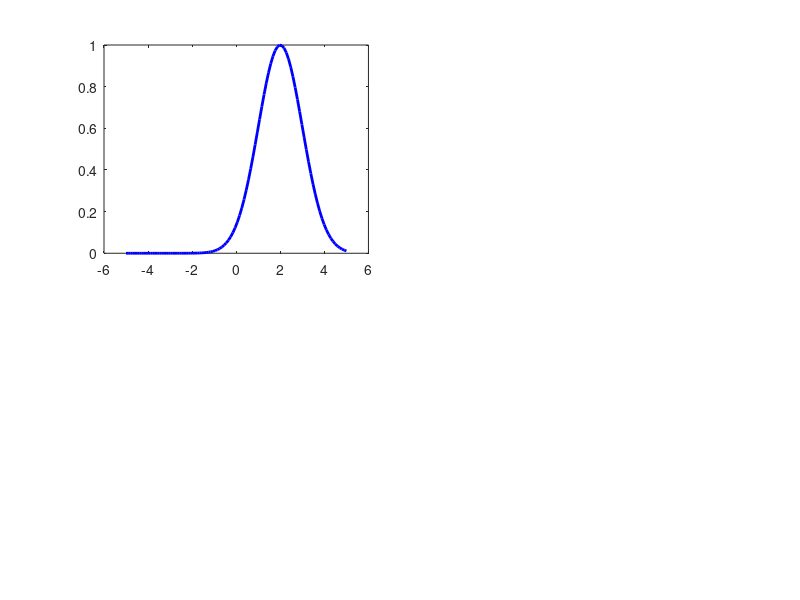

This figure's MATLAB source: (Note: this script raises an error after producing the figure.)
%% REINFORCE Algorithm Demo - 1D Continuous Control
% This demo shows how policy gradient methods work using REINFORCE
% on a simple 1D problem where the agent must find the peak of a Gaussian reward

clear; close all; clc;

%% Problem Setup
% Environment: 1D continuous state space [-5, 5]
% Action: 1D continuous action that moves the agent
% Reward: Gaussian centered at state = 2.0 with std = 1.0
% Goal: Learn a policy that navigates to the peak reward

% Environment parameters
state_min = -5;
state_max = 5;
action_min = -2;
action_max = 2;
reward_center = 2.0;  % Peak of Gaussian reward
reward_std = 1.0;

% Reward function
reward_fn = @(state) exp(-0.5 * ((state - reward_center) / reward_std)^2);

% State transition (deterministic for simplicity)
transition_fn = @(state, action) max(state_min, min(state_max, state + action));

%% Policy Network Setup
% We use a simple Gaussian policy: action ~ N(mu(s), sigma)
% where mu(s) = tanh(w1*s + b1) * action_scale
% This is a linear policy with tanh activation

% Policy parameters (what we'll learn)
w1 = 0.1;  % Weight
b1 = 0.0;  % Bias
log_std = log(1.0);  % Log of action standard deviation

% Learning rate
lr_mean = 0.01;
lr_std = 0.001;

% Training parameters
n_episodes = 5000;
max_steps = 20;
gamma = 0.99;  % Discount factor

% Storage for results
episode_rewards = zeros(n_episodes, 1);
policy_params = zeros(n_episodes, 3);  % [w1, b1, log_std]

%% Visualization Setup
figure('Position', [100, 100, 1200, 800]);

%% REINFORCE Training Loop
for episode = 1:n_episodes
    % Storage for this episode
    states = [];
    actions = [];
    rewards = [];
    
    % Initial state (random)
    state = (state_max - state_min) * rand() + state_min;
    
    % Generate episode
    for step = 1:max_steps
        % Store state
        states = [states; state];
        
        % Compute policy mean
        mu = action_max * tanh(w1 * state + b1);
        sigma = exp(log_std);
        
        % Sample action from policy
        action = mu + sigma * randn();
        action = max(action_min, min(action_max, action));
        actions = [actions; action];
        
        % Get reward
        reward = reward_fn(state);
        rewards = [rewards; reward];
        
        % Transition to next state
        state = transition_fn(state, action);
    end
    
    % Compute returns (discounted cumulative rewards)
    returns = zeros(length(rewards), 1);
    G = 0;
    for t = length(rewards):-1:1
        G = rewards(t) + gamma * G;
        returns(t) = G;
    end
    
    % Normalize returns (helps with stability)
    if ~isempty(returns) && length(returns) > 1
        returns = (returns - mean(returns)) / (std(returns) + 1e-8);
    elseif ~isempty(returns)
        returns = returns * 0;  % Single return, set to 0 after normalization
    end
    
    % REINFORCE update
    grad_w1 = 0;
    grad_b1 = 0;
    grad_log_std = 0;
    
    if ~isempty(states)  % Only update if we have data
        for t = 1:length(states)
            % Recompute policy for this state-action pair
            state_t = states(t);
            action_t = actions(t);
            mu_t = action_max * tanh(w1 * state_t + b1);
            sigma_t = exp(log_std);
            
            % Compute log probability of action
            log_prob = -0.5 * log(2 * pi) - log_std - 0.5 * ((action_t - mu_t) / sigma_t)^2;
            
            % Compute gradients of log probability
            % d/d_mu log p(a|s) = (a - mu) / sigma^2
            d_log_prob_d_mu = (action_t - mu_t) / (sigma_t^2);
            
            % d/d_params mu(s) using chain rule
            tanh_term = tanh(w1 * state_t + b1);
            d_tanh = 1 - tanh_term^2;  % Derivative of tanh
            d_mu_d_w1 = action_max * d_tanh * state_t;
            d_mu_d_b1 = action_max * d_tanh;
            
            % Gradient of log_std
            d_log_prob_d_log_std = ((action_t - mu_t)^2 / sigma_t^2 - 1);
            
            % REINFORCE gradients: grad = return * grad_log_prob
            grad_w1 = grad_w1 + returns(t) * d_log_prob_d_mu * d_mu_d_w1;
            grad_b1 = grad_b1 + returns(t) * d_log_prob_d_mu * d_mu_d_b1;
            grad_log_std = grad_log_std + returns(t) * d_log_prob_d_log_std;
        end
        
        % Update parameters (gradient ascent)
        w1 = w1 + lr_mean * grad_w1 / length(states);
        b1 = b1 + lr_mean * grad_b1 / length(states);
        log_std = log_std + lr_std * grad_log_std / length(states);
    end
    
    % Store results
    episode_rewards(episode) = sum(rewards);
    policy_params(episode, :) = [w1, b1, log_std];
    
    % Visualization every 10 episodes
    if mod(episode, 10) == 0 || episode == 1
        clf;
        
        % Plot 1: Environment and Policy
        subplot(2, 2, 1);
        x_range = linspace(state_min, state_max, 100);
        r_range = arrayfun(reward_fn, x_range);
        plot(x_range, r_range, 'b-', 'LineWidth', 2);
        hold on;
        
        % Plot policy mean
        mu_range = action_max * tanh(w1 * x_range + b1);
        yyaxis right;
        plot(x_range, mu_range, 'r-', 'LineWidth', 2);
        ylabel('Policy Mean Action', 'Color', 'r');
        
        yyaxis left;
        ylabel('Reward', 'Color', 'b');
        xlabel('State');
        title(sprintf('Environment and Learned Policy (Episode %d)', episode));
        grid on;
        legend('Reward Function', 'Policy Mean', 'Location', 'best');
        
        % Plot 2: Episode trajectory
        subplot(2, 2, 2);
        plot(states, 'o-', 'LineWidth', 1.5);
        hold on;
        plot([1, length(states)], [reward_center, reward_center], 'r--');
        xlabel('Step');
        ylabel('State');
        title('Last Episode Trajectory');
        legend('States', 'Optimal State', 'Location', 'best');
        grid on;
        
        % Plot 3: Learning curve
        subplot(2, 2, 3);
        plot(1:episode, episode_rewards(1:episode), 'LineWidth', 1.5);
        xlabel('Episode');
        ylabel('Total Reward');
        title('Learning Progress');
        grid on;
        
        % Plot 4: Parameter evolution
        subplot(2, 2, 4);
        plot(1:episode, policy_params(1:episode, 1), 'r-', 'LineWidth', 1.5);
        hold on;
        plot(1:episode, policy_params(1:episode, 2), 'g-', 'LineWidth', 1.5);
        plot(1:episode, exp(policy_params(1:episode, 3)), 'b-', 'LineWidth', 1.5);
        xlabel('Episode');
        ylabel('Parameter Value');
        title('Policy Parameters');
        legend('w1', 'b1', 'std', 'Location', 'best');
        grid on;
        
        drawnow;
    end
end

%% Final Evaluation
fprintf('\n=== REINFORCE Training Complete ===\n');
fprintf('Final parameters:\n');
fprintf('  w1 = %.3f\n', w1);
fprintf('  b1 = %.3f\n', b1);
fprintf('  std = %.3f\n', exp(log_std));
fprintf('\nFinal average reward: %.3f\n', mean(episode_rewards(end-50:end)));

% Test the learned policy
test_states = linspace(state_min, state_max, 5);  % Fewer for clarity
figure;
subplot(2, 2, [1 2]);
% Plot reward landscape
x_range = linspace(state_min, state_max, 100);
r_range = arrayfun(reward_fn, x_range);
plot(x_range, r_range, 'b-', 'LineWidth', 3);
hold on;

% Plot trajectories on the reward landscape
colors = lines(length(test_states));
for i = 1:length(test_states)
    state = test_states(i);
    trajectory = [state];
    
    for step = 1:10
        mu = action_max * tanh(w1 * state + b1);
        state = transition_fn(state, mu);  % Use mean action for testing
        trajectory = [trajectory, state];
    end
    
    % Plot trajectory as points on the 1D line at reward height
    for j = 1:length(trajectory)
        plot(trajectory(j), reward_fn(trajectory(j)), 'o', ...
             'Color', colors(i,:), 'MarkerSize', 8 - j/2, ...
             'MarkerFaceColor', colors(i,:));
    end
    % Connect with line
    plot(trajectory, arrayfun(reward_fn, trajectory), '-', ...
         'Color', colors(i,:), 'LineWidth', 2);
    
    % Add arrow showing direction
    if length(trajectory) > 1
        quiver(trajectory(1), reward_fn(trajectory(1)), ...
               trajectory(2)-trajectory(1), ...
               reward_fn(trajectory(2))-reward_fn(trajectory(1)), ...
               0.5, 'Color', colors(i,:), 'LineWidth', 2);
    end
end

plot([reward_center reward_center], [0 1], 'r--', 'LineWidth', 2);
xlabel('State');
ylabel('Reward');
title('Agent Trajectories on Reward Landscape');
legend('Reward Function', 'Optimal State', 'Location', 'best');
grid on;

% Plot temporal evolution
subplot(2, 2, 3);
for i = 1:length(test_states)
    state = test_states(i);
    trajectory = [state];
    
    for step = 1:10
        mu = action_max * tanh(w1 * state + b1);
        state = transition_fn(state, mu);
        trajectory = [trajectory, state];
    end
    
    plot(0:length(trajectory)-1, trajectory, 'o-', ...
         'Color', colors(i,:), 'LineWidth', 2);
    hold on;
end
plot([0 10], [reward_center reward_center], 'r--', 'LineWidth', 2);
xlabel('Time Step');
ylabel('State');
title('State Evolution Over Time');
grid on;

subplot(2, 2, 4);
% Show policy visualization
states_plot = linspace(state_min, state_max, 100);
mu_plot = action_max * tanh(w1 * states_plot + b1);
sigma_plot = exp(log_std) * ones(size(states_plot));

plot(states_plot, mu_plot, 'r-', 'LineWidth', 2);
hold on;
fill([states_plot, fliplr(states_plot)], ...
     [mu_plot + sigma_plot, fliplr(mu_plot - sigma_plot)], ...
     'r', 'FaceAlpha', 0.3, 'EdgeColor', 'none');
xlabel('State');
ylabel('Action');
title('Learned Gaussian Policy');
legend('Mean', '±1 std', 'Location', 'best');
grid on;

%% Key Concepts Demonstrated
fprintf('\n=== Key Concepts in This Demo ===\n');
fprintf('1. Policy Gradient: We directly optimize the policy parameters\n');
fprintf('2. REINFORCE: Uses Monte Carlo returns to estimate gradients\n');
fprintf('3. Continuous Control: Both states and actions are continuous\n');
fprintf('4. Stochastic Policy: Actions sampled from Gaussian distribution\n');
fprintf('5. Gradient Ascent: We maximize expected return\n');
fprintf('\nThe agent learns to move toward state=2 where reward is highest!\n');